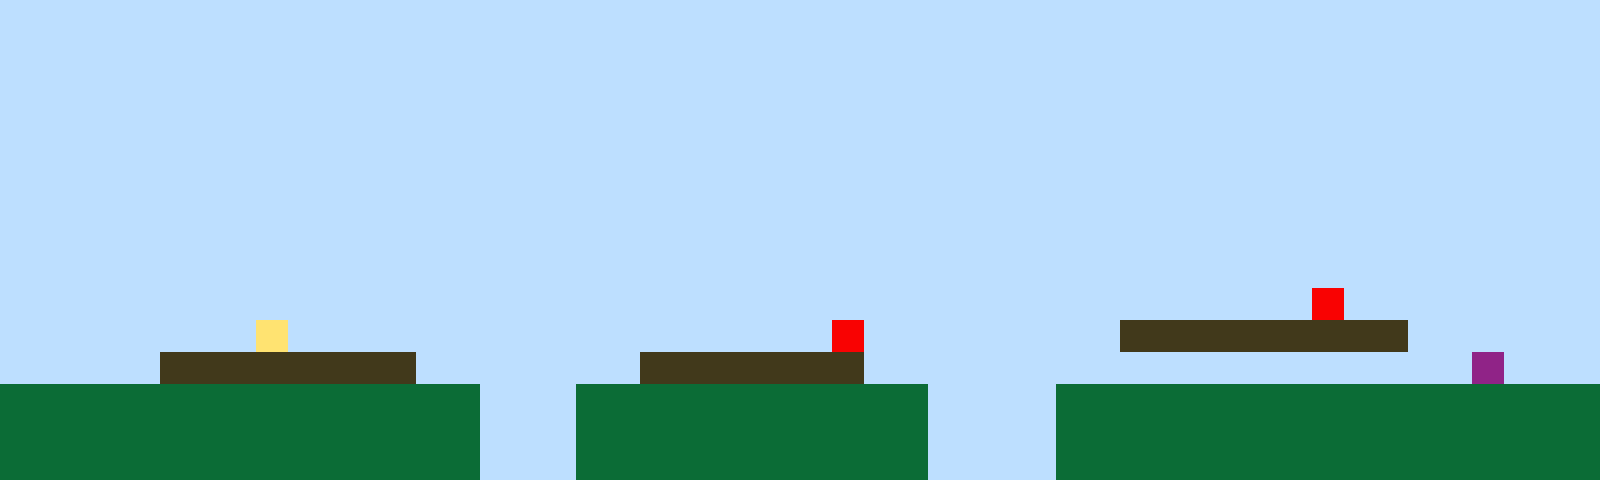

This is a level from a 2D game, rendered from its Tiled map with the project's own tilesets. A one-line summary and the complete map file follow:
An orthogonal 50x15 tile map with 32x32 px tiles, 1 tile layer (Tile Layer 1).

<map version="1.10" tiledversion="1.11.2" orientation="orthogonal" renderorder="right-up" width="50" height="15" tilewidth="32" tileheight="32" infinite="0" nextlayerid="2" nextobjectid="1"><editorsettings><export target="map1.csv" format="csv" /></editorsettings><tileset firstgid="1" name="sprites" tilewidth="32" tileheight="32" tilecount="6" columns="3"><image source="sprites.png" width="96" height="64" /></tileset><layer id="1" name="Tile Layer 1" width="50" height="15"><data encoding="csv">1,1,1,1,1,1,1,1,1,1,1,1,1,1,1,1,1,1,1,1,1,1,1,1,1,1,1,1,1,1,1,1,1,1,1,1,1,1,1,1,1,1,1,1,1,1,1,1,1,1,1,1,1,1,1,1,1,1,1,1,1,1,1,1,1,1,1,1,1,1,1,1,1,1,1,1,1,1,1,1,1,1,1,1,1,1,1,1,1,1,1,1,1,1,1,1,1,1,1,1,1,1,1,1,1,1,1,1,1,1,1,1,1,1,1,1,1,1,1,1,1,1,1,1,1,1,1,1,1,1,1,1,1,1,1,1,1,1,1,1,1,1,1,1,1,1,1,1,1,1,1,1,1,1,1,1,1,1,1,1,1,1,1,1,1,1,1,1,1,1,1,1,1,1,1,1,1,1,1,1,1,1,1,1,1,1,1,1,1,1,1,1,1,1,1,1,1,1,1,1,1,1,1,1,1,1,1,1,1,1,1,1,1,1,1,1,1,1,1,1,1,1,1,1,1,1,1,1,1,1,1,1,1,1,1,1,1,1,1,1,1,1,1,1,1,1,1,1,1,1,1,1,1,1,1,1,1,1,1,1,1,1,1,1,1,1,1,1,1,1,1,1,1,1,1,1,1,1,1,1,1,1,1,1,1,1,1,1,1,1,1,1,1,1,1,1,1,1,1,1,1,1,1,1,1,1,1,1,1,1,1,1,1,1,1,1,1,1,1,1,1,1,1,1,1,1,1,1,1,1,1,1,1,1,1,1,1,1,1,1,1,1,1,1,1,1,1,1,1,1,1,1,1,1,1,1,1,1,1,1,1,1,1,1,1,1,1,1,1,1,1,1,1,1,1,1,1,1,1,1,1,1,1,1,1,1,1,1,1,1,1,1,1,1,1,1,1,1,1,1,1,1,1,1,1,1,1,1,1,1,1,1,1,1,1,1,1,1,1,1,1,1,1,1,1,1,1,1,1,1,1,1,1,1,1,1,1,1,1,1,1,1,1,1,1,1,1,1,1,1,1,1,1,1,1,1,1,1,1,1,1,1,1,1,1,1,1,1,1,1,1,1,1,1,1,1,1,1,1,1,1,1,1,1,1,1,1,1,1,1,1,5,1,1,1,1,1,1,1,1,1,1,1,1,1,1,1,1,4,1,1,1,1,1,1,1,1,1,1,1,1,1,1,1,1,1,5,1,1,1,1,1,1,1,1,3,3,3,3,3,3,3,3,3,1,1,1,1,1,1,1,1,1,1,1,3,3,3,3,3,3,3,3,1,1,1,1,1,1,1,3,3,3,3,3,3,3,1,1,1,1,1,1,1,1,1,1,1,1,1,1,1,1,1,1,1,6,1,1,1,2,2,2,2,2,2,2,2,2,2,2,2,2,2,2,1,1,1,2,2,2,2,2,2,2,2,2,2,2,1,1,1,1,2,2,2,2,2,2,2,2,2,2,2,2,2,2,2,2,2,2,2,2,2,2,2,2,2,2,2,2,2,2,2,2,1,1,1,2,2,2,2,2,2,2,2,2,2,2,1,1,1,1,2,2,2,2,2,2,2,2,2,2,2,2,2,2,2,2,2,2,2,2,2,2,2,2,2,2,2,2,2,2,2,2,1,1,1,2,2,2,2,2,2,2,2,2,2,2,1,1,1,1,2,2,2,2,2,2,2,2,2,2,2,2,2,2,2,2,2</data></layer></map>
